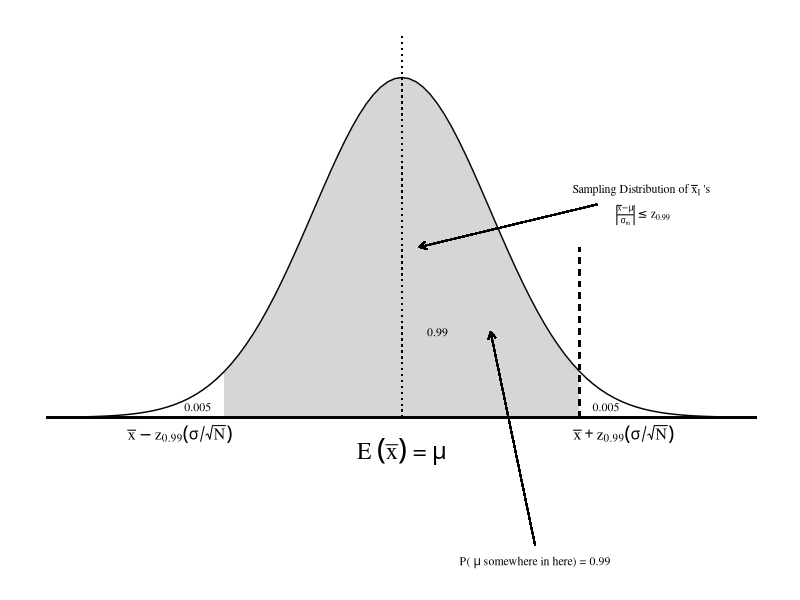
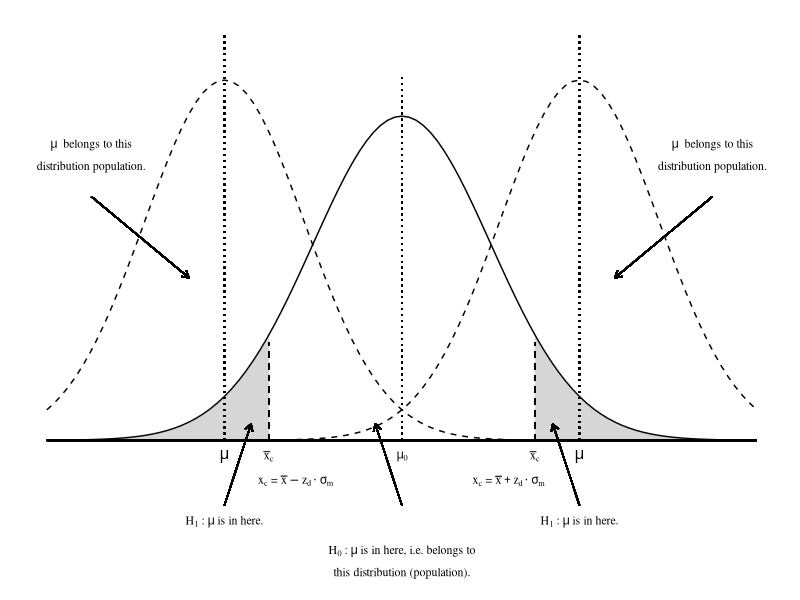
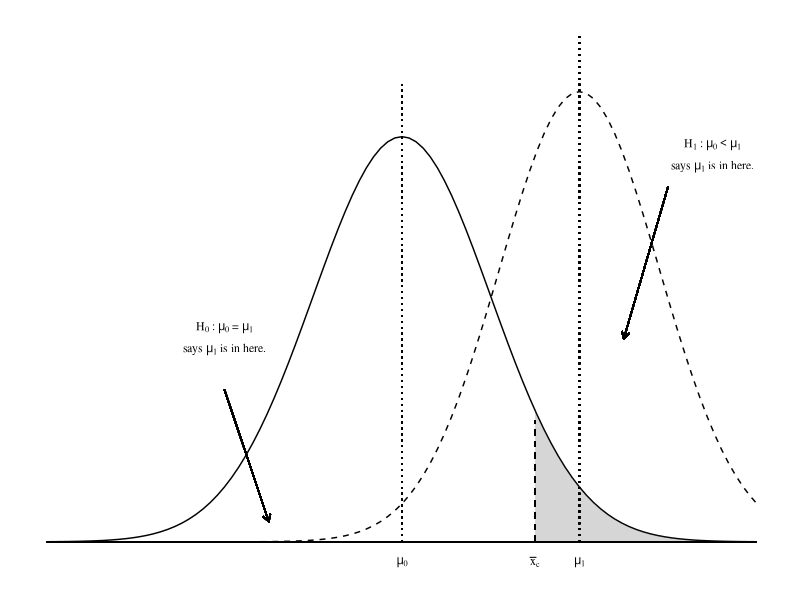
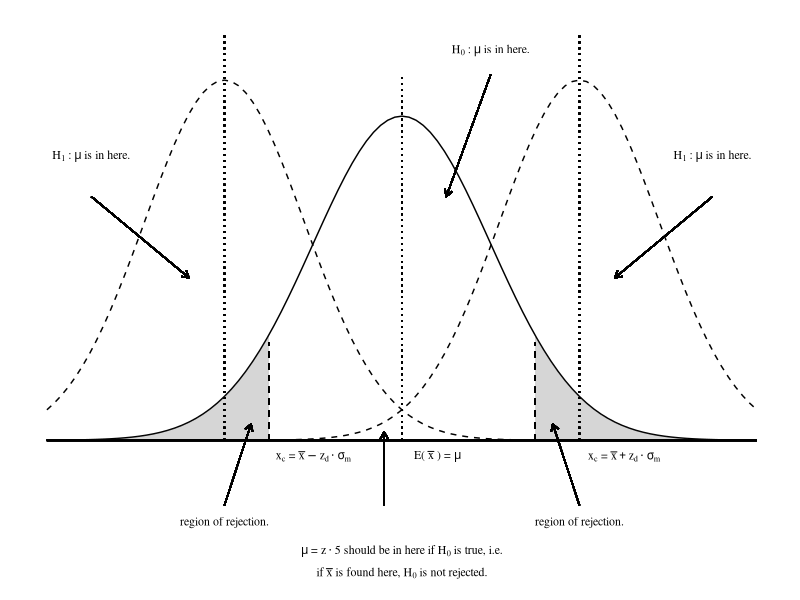
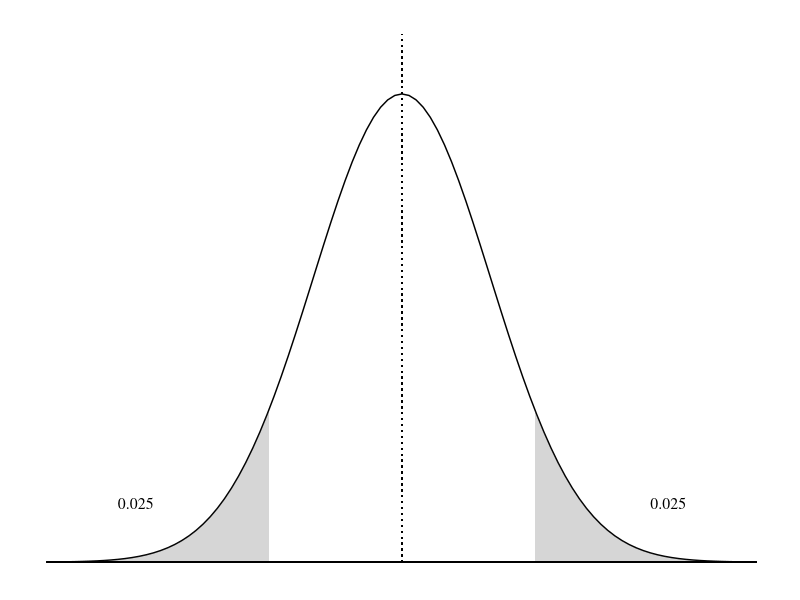
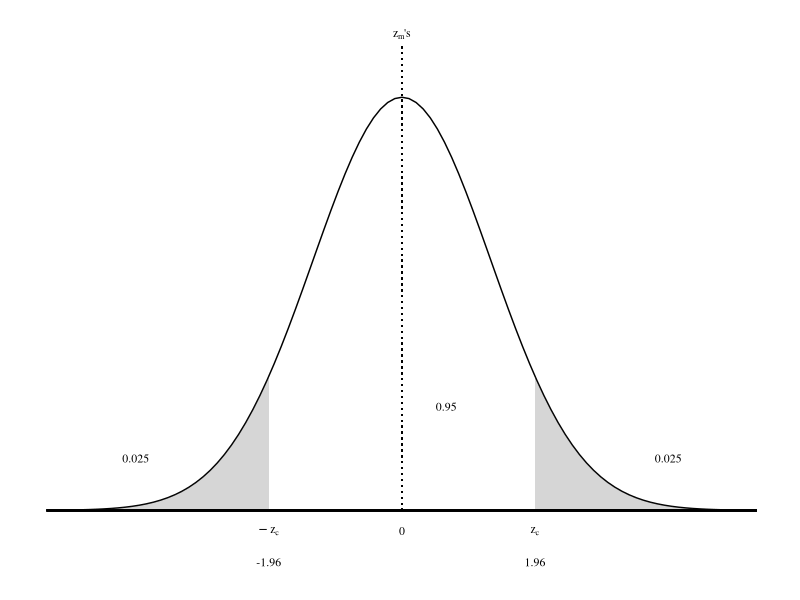
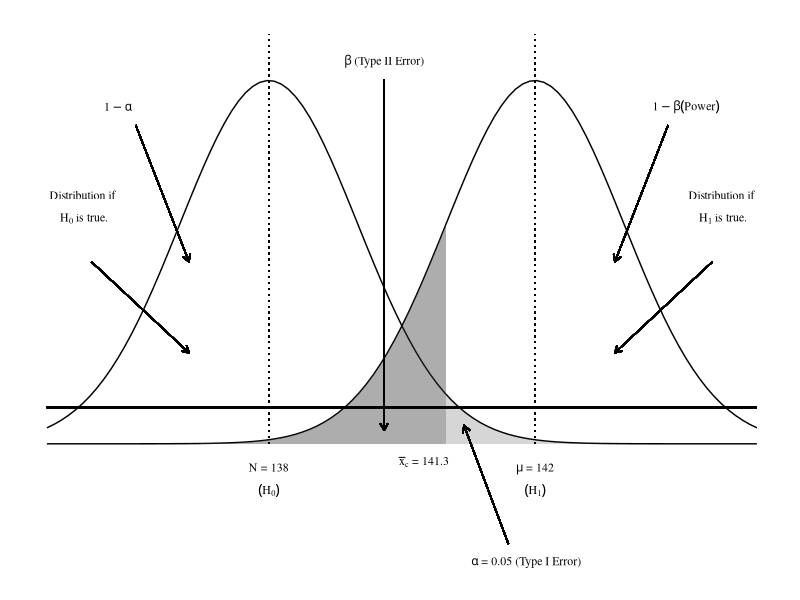

Write R code to recreate these figures, in order.
## ---- chunk 1
library(ggplot2)
library(grid)
x <- seq(-4,4,0.0001)   
y <- dnorm(x,0,1)
df <- data.frame(x=x,y=y)
temp<-expression("E"~(bar(x))~"="~mu)
temp2 <- expression(atop("Sampling Distribution of"~bar(x)[I]~"'s",~abs(frac(bar(x)-mu,sigma[m])) <= z[.99]))
temp3 <- expression("P("~mu~"somewhere in here) = 0.99")
norm <- ggplot(df, aes(x)) + stat_function(fun = dnorm) +
  geom_ribbon(data=subset(df,x<=2&x>=-2),aes(ymin=0,ymax=y), alpha=0.2) +
  geom_segment(aes(x = 0, y = 0, xend = 0, yend = 0.45), linetype="dotted") +
  geom_segment(aes(x = 2, y = 0, xend = 2, yend = 0.2), linetype="dashed") +
  geom_segment(aes(x = -4, y = 0, xend = 4, yend = 0)) +
  geom_segment(aes(x = 2.2, y = 0.25, xend = 0.2, yend = 0.2), arrow = arrow(length = unit(0.2, "cm"))) +
  geom_segment(aes(x = 1.5, y = -0.15, xend = 1, yend = 0.1), arrow = arrow(length = unit(0.2, "cm"))) +
  theme(axis.title= element_blank(), panel.grid= element_blank(), 
             panel.background=element_blank(), axis.text = element_blank(), axis.ticks = element_blank()) 
norm + annotate("text", x = 0.4, y = 0.1, label = "0.99", size = 3, family="serif")  + 
  annotate('text',x = 0, y = -0.04, label = as.character(temp), parse = TRUE, size = 6, family="serif")  + 
  annotate("text", x = -2.5, y = -0.02, label = "bar(x) - z[.99] (sigma/sqrt(N))", parse=TRUE, size = 4, family="serif") +
  annotate("text", x = 2.5, y = -0.02, label = "bar(x) + z[.99] (sigma/sqrt(N))", parse=TRUE, size = 4, family="serif") +
  annotate("text", x = 2.3, y = 0.012, label = "0.005", size = 3, family="serif") +
  annotate("text", x = -2.3, y = 0.012, label = "0.005", size = 3, family="serif") +
  annotate("text", x = 2.7, y = 0.25, label = as.character(temp2), parse=TRUE, size = 3, family="serif") +
  annotate("text", x = 1.5, y = -.17, label = as.character(temp3), parse=TRUE, size = 3, family="serif")
## ---- chunk 2
library(ggplot2)
library(grid)
x <- seq(-4,4,0.0001)   
y <- dnorm(x,0,1)
df <- data.frame(x=x,y=y)
temp <- expression(x[c]~"="~bar(x) - z[d] %.% sigma[m])
temp2 <- expression(x[c]~"="~bar(x) + z[d] %.% sigma[m])
temp3 <- expression(atop(H[0]~":"~mu~"is in here, i.e. belongs to","this distribution (population)."))
temp4 <- expression(H[1]~":"~mu~"is in here.")
temp5 <- expression(atop(mu~" belongs to this","distribution population."))
norm <- ggplot(df, aes(x)) + stat_function(fun = dnorm) + stat_function(fun=dnorm, args=c(mean=-2, sd=0.9), linetype="dashed") + stat_function(fun=dnorm, args=c(mean=2, sd=0.9), linetype="dashed") +
  geom_ribbon(data=subset(df,x>1.5),aes(ymin=0,ymax=y), alpha=0.2) +
  geom_ribbon(data=subset(df,x< -1.5),aes(ymin=0,ymax=y), alpha=0.2) +
  geom_segment(aes(x = 0, y = 0, xend = 0, yend = 0.45), linetype="dotted") +
  geom_segment(aes(x = -2, y = 0, xend = -2, yend = 0.5), linetype="dotted") +
  geom_segment(aes(x = 2, y = 0, xend = 2, yend = 0.5), linetype="dotted") +
  geom_segment(aes(x = -1.5, y = 0, xend = -1.5, yend = 0.12),linetype="dashed") +
  geom_segment(aes(x = 1.5, y = 0, xend = 1.5, yend = 0.12), linetype="dashed") +
  geom_segment(aes(x = -4, y = 0, xend = 4, yend = 0)) +
  geom_segment(aes(x = -3.5, y = 0.3, xend = -2.4, yend = 0.2), arrow = arrow(length = unit(0.2, "cm"))) +
  geom_segment(aes(x = 3.5, y = 0.3, xend = 2.4, yend = 0.2), arrow = arrow(length = unit(0.2, "cm"))) +
  geom_segment(aes(x = -2, y = -0.08, xend = -1.7, yend = 0.02), arrow = arrow(length = unit(0.2, "cm"))) +
  geom_segment(aes(x = 2, y = -0.08, xend = 1.7, yend = 0.02), arrow = arrow(length = unit(0.2, "cm"))) +
  geom_segment(aes(x = 0, y = -0.08, xend = -0.3, yend = 0.02), arrow = arrow(length = unit(0.2, "cm"))) +
  theme(axis.title= element_blank(), panel.grid= element_blank(), 
             panel.background=element_blank(), axis.text = element_blank(), axis.ticks = element_blank()) 
norm + annotate("text", x = 0, y = -0.02, label = "mu[0]", parse=TRUE, size = 3, family="serif")  + 
  annotate("text", x = -1.5, y = -0.02, label = "bar(x)[c]", parse=TRUE, size = 3, family="serif") +
  annotate("text", x = 1.5, y = -0.02, label = "bar(x)[c]", parse=TRUE, size = 3, family="serif") +
  annotate("text", x = -1.2, y = -0.05, label = as.character(temp), parse=TRUE, size = 3, family="serif") +
  annotate("text", x = 1.2, y = -0.05, label = as.character(temp2), parse=TRUE, size = 3, family="serif") +
  annotate("text", x = 0, y = -0.15, label = as.character(temp3), parse=TRUE, size = 3, family="serif") + 
  annotate("text", x = -2, y = -0.1, label = as.character(temp4), parse=TRUE, size = 3, family="serif") + 
  annotate("text", x = 2, y = -0.1, label = as.character(temp4), parse=TRUE, size = 3, family="serif") + 
  annotate("text", x = -3.5, y = 0.35, label = as.character(temp5), parse=TRUE, size = 3, family="serif") + 
  annotate("text", x = 3.5, y = 0.35, label = as.character(temp5), parse=TRUE, size = 3, family="serif") + 
  annotate("text", x = -2, y = -0.02, label = "mu", parse=TRUE, size = 4, family="serif") +
  annotate("text", x = 2, y = -0.02, label = "mu", parse=TRUE, size = 4, family="serif")
## ---- chunk 3
library(ggplot2)
library(grid)
x <- seq(-4,4,0.0001)   
y <- dnorm(x,0,1)
df <- data.frame(x=x,y=y)
temp <- expression(atop(H[0]~":"~mu[0]~"="~mu[1],"says"~mu[1]~"is in here."))
temp2 <- expression(atop(H[1]~":"~mu[0] < mu[1],"says"~mu[1]~"is in here."))
norm <- ggplot(df, aes(x)) + stat_function(fun = dnorm) + stat_function(fun=dnorm, args=c(mean=2, sd=0.9), linetype="dashed") +
  geom_ribbon(data=subset(df,x>1.5),aes(ymin=0,ymax=y), alpha=0.2) +
  geom_segment(aes(x = 0, y = 0, xend = 0, yend = 0.45), linetype="dotted") +
  geom_segment(aes(x = 2, y = 0, xend = 2, yend = 0.5), linetype="dotted") +
  geom_segment(aes(x = 1.5, y = 0, xend = 1.5, yend = 0.12), linetype="dashed") +
  geom_segment(aes(x = -4, y = 0, xend = 4, yend = 0)) +
  geom_segment(aes(x = -2, y = 0.15, xend = -1.5, yend = 0.02), arrow = arrow(length = unit(0.2, "cm"))) +
  geom_segment(aes(x = 3, y = 0.35, xend = 2.5, yend = 0.2), arrow = arrow(length = unit(0.2, "cm"))) +
  theme(axis.title= element_blank(), panel.grid= element_blank(), 
             panel.background=element_blank(), axis.text = element_blank(), axis.ticks = element_blank()) 
norm + annotate("text", x = 0, y = -0.02, label = "mu[0]", parse=TRUE, size = 3, family="serif") +
  annotate("text", x = 1.5, y = -0.02, label = "bar(x)[c]", parse=TRUE, size = 3, family="serif") +
  annotate("text", x = 2, y = -0.02, label = "mu[1]", parse=TRUE, size = 3, family="serif") +
  annotate("text", x = -2, y = 0.2, label = as.character(temp), parse=TRUE, size = 3, family="serif") +
  annotate("text", x = 3.5, y = 0.38, label = as.character(temp2), parse=TRUE, size = 3, family="serif")
## ---- chunk 4
library(ggplot2)
library(grid)
x <- seq(-4,4,0.0001)   
y <- dnorm(x,0,1)
df <- data.frame(x=x,y=y)
temp <- expression(x[c]~"="~bar(x) - z[d] %.% sigma[m])
temp2 <- expression(x[c]~"="~bar(x) + z[d] %.% sigma[m])
temp3 <- expression(atop(mu~"="~z %.% 5~"should be in here if"~H[0]~"is true, i.e.","if"~bar(x)~"is found here,"~H[0]~"is not rejected."))
temp4 <- expression(H[0]~":"~mu~"is in here.")
temp5 <- expression(H[1]~":"~mu~"is in here.")
temp6 <- expression("E("~bar(x)~") ="~mu)
norm <- ggplot(df, aes(x)) + stat_function(fun = dnorm) + stat_function(fun=dnorm, args=c(mean=-2, sd=0.9), linetype="dashed") + stat_function(fun=dnorm, args=c(mean=2, sd=0.9), linetype="dashed") +
  geom_ribbon(data=subset(df,x>1.5),aes(ymin=0,ymax=y), alpha=0.2) +
  geom_ribbon(data=subset(df,x< -1.5),aes(ymin=0,ymax=y), alpha=0.2) +
  geom_segment(aes(x = 0, y = 0, xend = 0, yend = 0.45), linetype="dotted") +
  geom_segment(aes(x = -2, y = 0, xend = -2, yend = 0.5), linetype="dotted") +
  geom_segment(aes(x = 2, y = 0, xend = 2, yend = 0.5), linetype="dotted") +
  geom_segment(aes(x = -1.5, y = 0, xend = -1.5, yend = 0.12),linetype="dashed") +
  geom_segment(aes(x = 1.5, y = 0, xend = 1.5, yend = 0.12), linetype="dashed") +
  geom_segment(aes(x = -4, y = 0, xend = 4, yend = 0)) +
  geom_segment(aes(x = -3.5, y = 0.3, xend = -2.4, yend = 0.2), arrow = arrow(length = unit(0.2, "cm"))) +
  geom_segment(aes(x = 3.5, y = 0.3, xend = 2.4, yend = 0.2), arrow = arrow(length = unit(0.2, "cm"))) +
  geom_segment(aes(x = -2, y = -0.08, xend = -1.7, yend = 0.02), arrow = arrow(length = unit(0.2, "cm"))) +
  geom_segment(aes(x = 2, y = -0.08, xend = 1.7, yend = 0.02), arrow = arrow(length = unit(0.2, "cm"))) +
  geom_segment(aes(x = -0.2, y = -0.08, xend = -0.2, yend = 0.01), arrow = arrow(length = unit(0.2, "cm"))) +
  geom_segment(aes(x = 1, y = 0.45, xend = 0.5, yend = 0.3), arrow = arrow(length = unit(0.2, "cm"))) +
  theme(axis.title= element_blank(), panel.grid= element_blank(), 
             panel.background=element_blank(), axis.text = element_blank(), axis.ticks = element_blank()) 
norm + annotate("text", x = 0.4, y = -0.02, label = as.character(temp6), parse=TRUE, size = 3, family="serif")  + 
  annotate("text", x = 1, y = 0.48, label = as.character(temp4), parse=TRUE, size = 3, family="serif") +
  annotate("text", x = -1, y = -0.02, label = as.character(temp), parse=TRUE, size = 3, family="serif") +
  annotate("text", x = 2.5, y = -0.02, label = as.character(temp2), parse=TRUE, size = 3, family="serif") +
  annotate("text", x = 0, y = -0.15, label = as.character(temp3), parse=TRUE, size = 3, family="serif") + 
  annotate("text", x = -2, y = -0.1, label = "region of rejection.", size = 3, family="serif") + 
  annotate("text", x = 2, y = -0.1, label = "region of rejection.", size = 3, family="serif") + 
  annotate("text", x = -3.5, y = 0.35, label = as.character(temp5), parse=TRUE, size = 3, family="serif") + 
  annotate("text", x = 3.5, y = 0.35, label = as.character(temp5), parse=TRUE, size = 3, family="serif")
## ---- chunk 5
library(ggplot2)
library(grid)
x <- seq(-4,4,0.0001)   
y <- dnorm(x,0,1)
df <- data.frame(x=x,y=y)
norm <- ggplot(df, aes(x)) + stat_function(fun = dnorm) +
  geom_ribbon(data=subset(df,x>1.5),aes(ymin=0,ymax=y), alpha=0.2) +
  geom_ribbon(data=subset(df,x< -1.5),aes(ymin=0,ymax=y), alpha=0.2) +
  geom_segment(aes(x = 0, y = 0, xend = 0, yend = 0.45), linetype="dotted") +
  geom_segment(aes(x = -4, y = 0, xend = 4, yend = 0)) +
  theme(axis.title= element_blank(), panel.grid= element_blank(), 
             panel.background=element_blank(), axis.text = element_blank(), axis.ticks = element_blank())
norm + annotate("text", x = 3, y = 0.05, label = "0.025", size = 4, family="serif")  +
  annotate("text", x = -3, y = 0.05, label = "0.025", size = 4, family="serif")
## ---- chunk 6
library(ggplot2)
library(grid)
x <- seq(-4,4,0.0001)   
y <- dnorm(x,0,1)
df <- data.frame(x=x,y=y)
temp <- expression(z[m]*"'s")
norm <- ggplot(df, aes(x)) + stat_function(fun = dnorm) +
  geom_ribbon(data=subset(df,x>1.5),aes(ymin=0,ymax=y), alpha=0.2) +
  geom_ribbon(data=subset(df,x< -1.5),aes(ymin=0,ymax=y), alpha=0.2) +
  geom_segment(aes(x = 0, y = 0, xend = 0, yend = 0.45), linetype="dotted") +
  geom_segment(aes(x = -4, y = 0, xend = 4, yend = 0)) +
  theme(axis.title= element_blank(), panel.grid= element_blank(), 
             panel.background=element_blank(), axis.text = element_blank(), axis.ticks = element_blank())
norm + annotate("text", x = 3, y = 0.05, label = "0.025", size = 3, family="serif")  +
  annotate("text", x = -3, y = 0.05, label = "0.025", size = 3, family="serif") +
  annotate("text", x = 0.5, y = 0.1, label = "0.95", size = 3, family="serif") +
  annotate("text", x = -1.5, y = -0.02, label = "-z[c]", parse=TRUE, size = 3, family="serif") +
  annotate("text", x = 1.5, y = -0.02, label = "z[c]", parse=TRUE, size = 3, family="serif") +
  annotate("text", x = -1.5, y = -0.05, label = "-1.96", size = 3, family="serif") +
  annotate("text", x = 1.5, y = -0.05, label = "1.96", size = 3, family="serif") +
  annotate("text", x = 0, y = -0.02, label = "0", size = 3, family="serif") +
  annotate("text", x = 0, y = 0.46, label = as.character(temp), parse=TRUE, size = 3, family="serif")
## ---- chunk 7
library(ggplot2)
library(grid)
x <- seq(-4,4,0.0001)   
y <- dnorm(x,-1.5,1)
y2 <- dnorm(x,1.5,1)
temp <- expression(atop("Distribution if",~H[0]~"is true."))
temp2 <- expression(atop("Distribution if",~H[1]~"is true."))
temp3 <- expression(beta~"(Type II Error)")
temp4 <- expression(atop("N = 138",(H[0])))
temp5 <- expression(atop(mu~"= 142",(H[1])))
temp6 <- expression(alpha~"= 0.05 (Type I Error)")
temp7 <- expression(bar(x)[c]~"= 141.3")
df <- data.frame(x=x,y=y)
df2 <- data.frame(x=x,y=y2)
norm <- ggplot(df, aes(x)) + stat_function(fun = dnorm, args=c(mean=-1.5)) + stat_function(fun=dnorm, args=c(mean=1.5)) +
  geom_ribbon(data=subset(df,x>0.5),aes(ymin=0,ymax=y), alpha=0.2) +
  geom_ribbon(data=subset(df2,x<0.5),aes(ymin=0,ymax=y), alpha=0.4) +
  geom_segment(aes(x = -1.5, y = 0, xend = -1.5, yend = 0.45), linetype="dotted") +
  geom_segment(aes(x = 1.5, y = 0, xend = 1.5, yend = 0.45), linetype="dotted") +
  geom_segment(aes(x = -4, y = 0.04, xend = 4, yend = 0.04)) +
  geom_segment(aes(x = -3, y = 0.35, xend = -2.4, yend = 0.2), arrow = arrow(length = unit(0.2, "cm"))) +
  geom_segment(aes(x = -3.5, y = 0.2, xend = -2.4, yend = 0.1), arrow = arrow(length = unit(0.2, "cm"))) +
  geom_segment(aes(x = 3, y = 0.35, xend = 2.4, yend = 0.2), arrow = arrow(length = unit(0.2, "cm"))) +
  geom_segment(aes(x = 3.5, y = 0.2, xend = 2.4, yend = 0.1), arrow = arrow(length = unit(0.2, "cm"))) + 
  geom_segment(aes(x = 1.2, y = -0.11, xend = 0.7, yend = 0.02), arrow = arrow(length = unit(0.2, "cm"))) +
  geom_segment(aes(x = -0.2, y = 0.4, xend = -0.2, yend = 0.015), arrow = arrow(length = unit(0.2, "cm"))) +
  theme(axis.title= element_blank(), panel.grid= element_blank(), 
             panel.background=element_blank(), axis.text = element_blank(), axis.ticks = element_blank()) 
norm + annotate("text", x = -3.2, y = 0.37, label = "1 - alpha", parse=TRUE, size = 3, family="serif")  + 
  annotate("text", x = -3.6, y = 0.26, label = as.character(temp), parse=TRUE, size = 3, family="serif") +
  annotate("text", x = 3.2, y = 0.37, label = "1 - beta (Power)", parse=TRUE, size = 3, family="serif")  + 
  annotate("text", x = 3.6, y = 0.26, label = as.character(temp2), parse=TRUE, size = 3, family="serif") +
  annotate("text", x = -0.2, y = 0.42, label = as.character(temp3), parse=TRUE, size = 3, family="serif") +
  annotate("text", x = -1.5, y = -0.04, label = as.character(temp4), parse=TRUE, size = 3, family="serif") +
  annotate("text", x = 0.25, y = -0.02, label = as.character(temp7), parse=TRUE, size = 3, family="serif") +
  annotate("text", x = 1.5, y = -0.04, label = as.character(temp5), parse=TRUE, size = 3, family="serif") +
  annotate("text", x = 1.4, y = -0.13, label = as.character(temp6), parse=TRUE, size = 3, family="serif")
